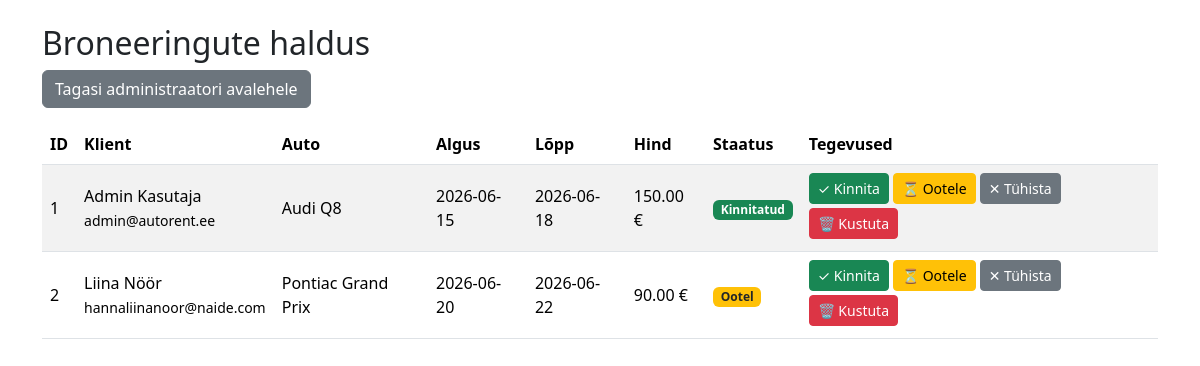
Screenshot of /admin/reservations.php (signed in) with the database file from the repository.
### tables this page shows
CREATE TABLE `reservations` (
  `id` int(11) NOT NULL AUTO_INCREMENT,
  `user_id` int(11) NOT NULL,
  `car_id` int(11) NOT NULL,
  `start_date` date NOT NULL,
  `end_date` date NOT NULL,
  `total_price` decimal(10,2) NOT NULL,
  `status` enum('pending','confirmed','cancelled') NOT NULL DEFAULT 'pending',
  `created_at` timestamp NULL DEFAULT current_timestamp(),
  PRIMARY KEY (`id`),
  KEY `user_id` (`user_id`),
  KEY `car_id` (`car_id`),
  CONSTRAINT `reservations_ibfk_1` FOREIGN KEY (`user_id`) REFERENCES `users` (`id`),
  CONSTRAINT `reservations_ibfk_2` FOREIGN KEY (`car_id`) REFERENCES `cars` (`id`)
);

CREATE TABLE `users` (
  `id` int(11) NOT NULL AUTO_INCREMENT,
  `role` enum('admin','user') NOT NULL DEFAULT 'user',
  `first_name` varchar(100) NOT NULL,
  `last_name` varchar(100) NOT NULL,
  `email` varchar(150) NOT NULL,
  `phone` varchar(30) DEFAULT NULL,
  `password_hash` varchar(255) NOT NULL,
  `created_at` timestamp NULL DEFAULT current_timestamp(),
  PRIMARY KEY (`id`),
  UNIQUE KEY `email` (`email`)
);

CREATE TABLE `cars` (
  `id` int(4) NOT NULL AUTO_INCREMENT,
  `mark` varchar(255) NOT NULL,
  `model` varchar(255) NOT NULL,
  `engine` varchar(255) NOT NULL,
  `fuel` varchar(255) NOT NULL,
  `price` int(4) NOT NULL,
  `image` varchar(255) NOT NULL,
  `year` year(4) NOT NULL,
  `transmission` varchar(225) NOT NULL,
  `seats` int(1) NOT NULL,
  `description` varchar(255) NOT NULL,
  `status` enum('vaba','rendidud','hoolduses') NOT NULL,
  PRIMARY KEY (`id`)
);

### admin/reservations.php (the view, shortened to what this page needs)
<?php
include('../config.php');
$sql = "
SELECT
    reservations.id,
    reservations.start_date,
    reservations.end_date,
    reservations.total_price,
    reservations.status,
    users.first_name,
    users.last_name,
    users.email,
    cars.mark,
    cars.model
FROM reservations
JOIN users ON reservations.user_id = users.id
JOIN cars ON reservations.car_id = cars.id
ORDER BY reservations.created_at DESC
";
$result = mysqli_query($yhendus, $sql);
?>
<!doctype html>
<html lang="et">
<head>
<link href="https://cdn.jsdelivr.net/npm/bootstrap@5.3.8/dist/css/bootstrap.min.css" rel="stylesheet">
</head>
<body>
<div class="container mt-4">
<h2>Broneeringute haldus</h2>
<a href="index.php" class="btn btn-secondary mb-3">
    Tagasi administraatori avalehele
</a>
<table class="table table-striped align-middle">
<thead>
<tr>
    <th>ID</th>
    <th>Klient</th>
    <th>Auto</th>
    <th>Algus</th>
    <th>Lõpp</th>
    <th>Hind</th>
    <th>Staatus</th>
    <th>Tegevused</th>
</tr>
</thead>
<tbody>
<?php while($rida = mysqli_fetch_assoc($result)) { ?>
<tr>
<td><?= (int)$rida['id']; ?></td>
<td>
    <?= htmlspecialchars($rida['first_name']); ?>
    <?= htmlspecialchars($rida['last_name']); ?>
    <br>
    <small><?= htmlspecialchars($rida['email']); ?></small>
</td>
<td>
    <?= htmlspecialchars($rida['mark']); ?>
    <?= htmlspecialchars($rida['model']); ?>
</td>
<td><?= htmlspecialchars($rida['start_date']); ?></td>
<td><?= htmlspecialchars($rida['end_date']); ?></td>
<td><?= htmlspecialchars($rida['total_price']); ?> €</td>
<td>
<?php
if ($rida['status'] == 'pending') {
    echo '<span class="badge bg-warning text-dark">Ootel</span>';
}
elseif ($rida['status'] == 'confirmed') {
    echo '<span class="badge bg-success">Kinnitatud</span>';
}
elseif ($rida['status'] == 'cancelled') {
    echo '<span class="badge bg-danger">Tühistatud</span>';
}
else {
    echo htmlspecialchars($rida['status']);
}
?>
</td>
<td>
    <a class="btn btn-success btn-sm mb-1"
       href="?id=<?= (int)$rida['id']; ?>&status=confirmed">
        ✓ Kinnita
    </a>
    <a class="btn btn-warning btn-sm mb-1"
       href="?id=<?= (int)$rida['id']; ?>&status=pending">
        ⏳ Ootele
    </a>
    <a class="btn btn-secondary btn-sm mb-1"
       href="?id=<?= (int)$rida['id']; ?>&status=cancelled">
        ✕ Tühista
    </a>
    <a class="btn btn-danger btn-sm mb-1"
       href="?delete=<?= (int)$rida['id']; ?>"
       onclick="return confirm('Kas oled kindel, et soovid selle broneeringu kustutada?');">
        🗑 Kustuta
    </a>
</td>
</tr>
<?php } ?>
</tbody>
</table>
</div>
</body>
</html>

### rows the page displays
reservations: id "1", user.first_name "Admin", user.last_name "Kasutaja", user.email "admin@autorent.ee", car.mark "Audi", car.model "Q8", start_date "2026-06-15", end_date "2026-06-18", total_price "150.00", status "Kinnitatud"
reservations: id "2", user.first_name "Liina", user.last_name "Nöör", user.email "hannaliinanoor@naide.com", car.mark "Pontiac", car.model "Grand Prix", start_date "2026-06-20", end_date "2026-06-22", total_price "90.00", status "Ootel"
